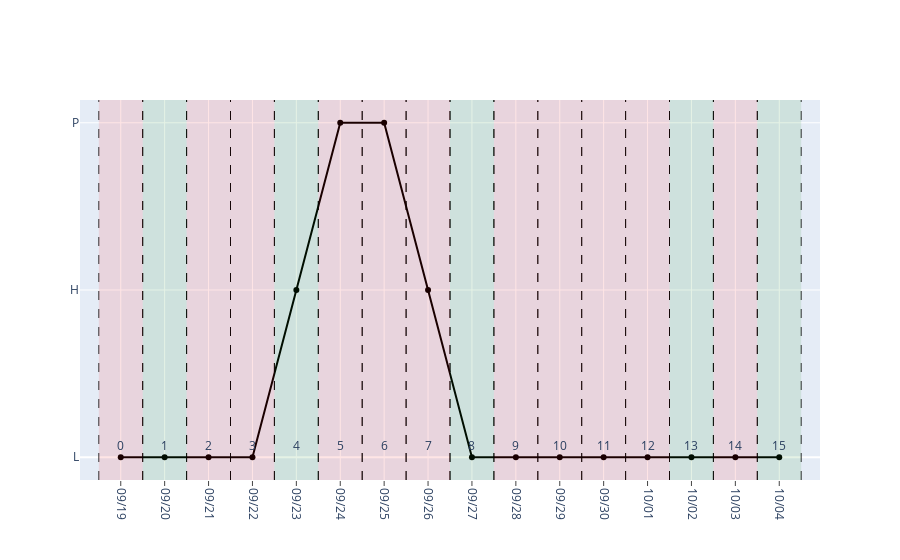

The notebook cell this image was saved under:
### Code cell
fig = go.Figure()

#Add Cycle Count. Pandas not supported
dates = dfsTemp[0]['Record Date'].tolist()
text = dfsTemp[0]['Cycle Count'].tolist()
for i in range(len(dates)):
    fig.add_annotation(x=dates[i], y=0,
            text=text[i],
            showarrow=False,
            arrowhead=1,
            yshift=12)

color = dfsTemp[0]['Green Day'].tolist()
for i in range(len(dates)):
    startRect = datetime.datetime.strptime(dates[i], '%Y-%m-%d')
    startRect = startRect - datetime.timedelta(days=0.5)
    startRect = startRect.strftime('%Y-%m-%d %H:%M')
    
    endRect = datetime.datetime.strptime(dates[i], '%Y-%m-%d')
    endRect = endRect + datetime.timedelta(days=0.5)
    endRect = endRect.strftime('%Y-%m-%d %H:%M')
    
    
    fig.add_vline(x=startRect, line_width=1, line_dash="dash", line_color="black", opacity=0.8)
    fig.add_vline(x=endRect, line_width=1, line_dash="dash", line_color="black", opacity=0.8)
    
    if color[i] == 0:
        fig.add_vrect(x0=startRect, x1=endRect, line_width=0, fillcolor="red", opacity=0.1)
    else:
        fig.add_vrect(x0=startRect, x1=endRect, line_width=0, fillcolor="green", opacity=0.1)
 

fig.add_trace(go.Scatter(x=dfsTemp[0]['Record Date'],
                         y=dfsTemp[0]['Monitor'],
                         mode='lines+markers',
                         line_color='black'))


fig.update_xaxes(
    tickformat='%m/%d',
    tickangle = 90,
    dtick=86400000, #dticks is in milliseconds
    ticks='outside',
    tickson='boundaries')

fig.update_yaxes(
    nticks=3,
    showticklabels=True,
    ticktext=['L', 'H', 'P'],
    tickvals=[0, 1, 2]
)
              
fig.show()

### Figure 1 — Plotly figure (JSON) as saved in the notebook; plotly's stock layout.template omitted (floating-point values rounded to 4 significant figures)
{"data": [{"line": {"color": "black"}, "mode": "lines+markers", "type": "scatter", "x": ["2022-10-04", "2022-10-03", "2022-10-02", "2022-10-01", "2022-09-30", "2022-09-29", "2022-09-28", "2022-09-27", "2022-09-26", "2022-09-25", "2022-09-24", "2022-09-23", "2022-09-22", "2022-09-21", "2022-09-20", "2022-09-19"], "y": [0, 0, 0, 0, 0, 0, 0, 0, 1, 2, 2, 1, 0, 0, 0, 0]}], "layout": {"annotations": [{"arrowhead": 1, "showarrow": false, "text": "15", "x": "2022-10-04", "y": 0, "yshift": 12}, {"arrowhead": 1, "showarrow": false, "text": "14", "x": "2022-10-03", "y": 0, "yshift": 12}, {"arrowhead": 1, "showarrow": false, "text": "13", "x": "2022-10-02", "y": 0, "yshift": 12}, {"arrowhead": 1, "showarrow": false, "text": "12", "x": "2022-10-01", "y": 0, "yshift": 12}, {"arrowhead": 1, "showarrow": false, "text": "11", "x": "2022-09-30", "y": 0, "yshift": 12}, {"arrowhead": 1, "showarrow": false, "text": "10", "x": "2022-09-29", "y": 0, "yshift": 12}, {"arrowhead": 1, "showarrow": false, "text": "9", "x": "2022-09-28", "y": 0, "yshift": 12}, {"arrowhead": 1, "showarrow": false, "text": "8", "x": "2022-09-27", "y": 0, "yshift": 12}, {"arrowhead": 1, "showarrow": false, "text": "7", "x": "2022-09-26", "y": 0, "yshift": 12}, {"arrowhead": 1, "showarrow": false, "text": "6", "x": "2022-09-25", "y": 0, "yshift": 12}, {"arrowhead": 1, "showarrow": false, "text": "5", "x": "2022-09-24", "y": 0, "yshift": 12}, {"arrowhead": 1, "showarrow": false, "text": "4", "x": "2022-09-23", "y": 0, "yshift": 12}, {"arrowhead": 1, "showarrow": false, "text": "3", "x": "2022-09-22", "y": 0, "yshift": 12}, {"arrowhead": 1, "showarrow": false, "text": "2", "x": "2022-09-21", "y": 0, "yshift": 12}, {"arrowhead": 1, "showarrow": false, "text": "1", "x": "2022-09-20", "y": 0, "yshift": 12}, {"arrowhead": 1, "showarrow": false, "text": "0", "x": "2022-09-19", "y": 0, "yshift": 12}], "autosize": true, "shapes": [{"line": {"color": "black", "dash": "dash", "width": 1}, "opacity": 0.8, "type": "line", "x0": "2022-10-03 12:00", "x1": "2022-10-03 12:00", "xref": "x", "y0": 0, "y1": 1, "yref": "y domain"}, {"line": {"color": "black", "dash": "dash", "width": 1}, "opacity": 0.8, "type": "line", "x0": "2022-10-04 12:00", "x1": "2022-10-04 12:00", "xref": "x", "y0": 0, "y1": 1, "yref": "y domain"}, {"fillcolor": "green", "line": {"width": 0}, "opacity": 0.1, "type": "rect", "x0": "2022-10-03 12:00", "x1": "2022-10-04 12:00", "xref": "x", "y0": 0, "y1": 1, "yref": "y domain"}, {"line": {"color": "black", "dash": "dash", "width": 1}, "opacity": 0.8, "type": "line", "x0": "2022-10-02 12:00", "x1": "2022-10-02 12:00", "xref": "x", "y0": 0, "y1": 1, "yref": "y domain"}, {"line": {"color": "black", "dash": "dash", "width": 1}, "opacity": 0.8, "type": "line", "x0": "2022-10-03 12:00", "x1": "2022-10-03 12:00", "xref": "x", "y0": 0, "y1": 1, "yref": "y domain"}, {"fillcolor": "red", "line": {"width": 0}, "opacity": 0.1, "type": "rect", "x0": "2022-10-02 12:00", "x1": "2022-10-03 12:00", "xref": "x", "y0": 0, "y1": 1, "yref": "y domain"}, {"line": {"color": "black", "dash": "dash", "width": 1}, "opacity": 0.8, "type": "line", "x0": "2022-10-01 12:00", "x1": "2022-10-01 12:00", "xref": "x", "y0": 0, "y1": 1, "yref": "y domain"}, {"line": {"color": "black", "dash": "dash", "width": 1}, "opacity": 0.8, "type": "line", "x0": "2022-10-02 12:00", "x1": "2022-10-02 12:00", "xref": "x", "y0": 0, "y1": 1, "yref": "y domain"}, {"fillcolor": "green", "line": {"width": 0}, "opacity": 0.1, "type": "rect", "x0": "2022-10-01 12:00", "x1": "2022-10-02 12:00", "xref": "x", "y0": 0, "y1": 1, "yref": "y domain"}, {"line": {"color": "black", "dash": "dash", "width": 1}, "opacity": 0.8, "type": "line", "x0": "2022-09-30 12:00", "x1": "2022-09-30 12:00", "xref": "x", "y0": 0, "y1": 1, "yref": "y domain"}, {"line": {"color": "black", "dash": "dash", "width": 1}, "opacity": 0.8, "type": "line", "x0": "2022-10-01 12:00", "x1": "2022-10-01 12:00", "xref": "x", "y0": 0, "y1": 1, "yref": "y domain"}, {"fillcolor": "red", "line": {"width": 0}, "opacity": 0.1, "type": "rect", "x0": "2022-09-30 12:00", "x1": "2022-10-01 12:00", "xref": "x", "y0": 0, "y1": 1, "yref": "y domain"}, {"line": {"color": "black", "dash": "dash", "width": 1}, "opacity": 0.8, "type": "line", "x0": "2022-09-29 12:00", "x1": "2022-09-29 12:00", "xref": "x", "y0": 0, "y1": 1, "yref": "y domain"}, {"line": {"color": "black", "dash": "dash", "width": 1}, "opacity": 0.8, "type": "line", "x0": "2022-09-30 12:00", "x1": "2022-09-30 12:00", "xref": "x", "y0": 0, "y1": 1, "yref": "y domain"}, {"fillcolor": "red", "line": {"width": 0}, "opacity": 0.1, "type": "rect", "x0": "2022-09-29 12:00", "x1": "2022-09-30 12:00", "xref": "x", "y0": 0, "y1": 1, "yref": "y domain"}, {"line": {"color": "black", "dash": "dash", "width": 1}, "opacity": 0.8, "type": "line", "x0": "2022-09-28 12:00", "x1": "2022-09-28 12:00", "xref": "x", "y0": 0, "y1": 1, "yref": "y domain"}, {"line": {"color": "black", "dash": "dash", "width": 1}, "opacity": 0.8, "type": "line", "x0": "2022-09-29 12:00", "x1": "2022-09-29 12:00", "xref": "x", "y0": 0, "y1": 1, "yref": "y domain"}, {"fillcolor": "red", "line": {"width": 0}, "opacity": 0.1, "type": "rect", "x0": "2022-09-28 12:00", "x1": "2022-09-29 12:00", "xref": "x", "y0": 0, "y1": 1, "yref": "y domain"}, {"line": {"color": "black", "dash": "dash", "width": 1}, "opacity": 0.8, "type": "line", "x0": "2022-09-27 12:00", "x1": "2022-09-27 12:00", "xref": "x", "y0": 0, "y1": 1, "yref": "y domain"}, {"line": {"color": "black", "dash": "dash", "width": 1}, "opacity": 0.8, "type": "line", "x0": "2022-09-28 12:00", "x1": "2022-09-28 12:00", "xref": "x", "y0": 0, "y1": 1, "yref": "y domain"}, {"fillcolor": "red", "line": {"width": 0}, "opacity": 0.1, "type": "rect", "x0": "2022-09-27 12:00", "x1": "2022-09-28 12:00", "xref": "x", "y0": 0, "y1": 1, "yref": "y domain"}, {"line": {"color": "black", "dash": "dash", "width": 1}, "opacity": 0.8, "type": "line", "x0": "2022-09-26 12:00", "x1": "2022-09-26 12:00", "xref": "x", "y0": 0, "y1": 1, "yref": "y domain"}, {"line": {"color": "black", "dash": "dash", "width": 1}, "opacity": 0.8, "type": "line", "x0": "2022-09-27 12:00", "x1": "2022-09-27 12:00", "xref": "x", "y0": 0, "y1": 1, "yref": "y domain"}, {"fillcolor": "green", "line": {"width": 0}, "opacity": 0.1, "type": "rect", "x0": "2022-09-26 12:00", "x1": "2022-09-27 12:00", "xref": "x", "y0": 0, "y1": 1, "yref": "y domain"}, {"line": {"color": "black", "dash": "dash", "width": 1}, "opacity": 0.8, "type": "line", "x0": "2022-09-25 12:00", "x1": "2022-09-25 12:00", "xref": "x", "y0": 0, "y1": 1, "yref": "y domain"}, {"line": {"color": "black", "dash": "dash", "width": 1}, "opacity": 0.8, "type": "line", "x0": "2022-09-26 12:00", "x1": "2022-09-26 12:00", "xref": "x", "y0": 0, "y1": 1, "yref": "y domain"}, {"fillcolor": "red", "line": {"width": 0}, "opacity": 0.1, "type": "rect", "x0": "2022-09-25 12:00", "x1": "2022-09-26 12:00", "xref": "x", "y0": 0, "y1": 1, "yref": "y domain"}, {"line": {"color": "black", "dash": "dash", "width": 1}, "opacity": 0.8, "type": "line", "x0": "2022-09-24 12:00", "x1": "2022-09-24 12:00", "xref": "x", "y0": 0, "y1": 1, "yref": "y domain"}, {"line": {"color": "black", "dash": "dash", "width": 1}, "opacity": 0.8, "type": "line", "x0": "2022-09-25 12:00", "x1": "2022-09-25 12:00", "xref": "x", "y0": 0, "y1": 1, "yref": "y domain"}, {"fillcolor": "red", "line": {"width": 0}, "opacity": 0.1, "type": "rect", "x0": "2022-09-24 12:00", "x1": "2022-09-25 12:00", "xref": "x", "y0": 0, "y1": 1, "yref": "y domain"}, {"line": {"color": "black", "dash": "dash", "width": 1}, "opacity": 0.8, "type": "line", "x0": "2022-09-23 12:00", "x1": "2022-09-23 12:00", "xref": "x", "y0": 0, "y1": 1, "yref": "y domain"}, {"line": {"color": "black", "dash": "dash", "width": 1}, "opacity": 0.8, "type": "line", "x0": "2022-09-24 12:00", "x1": "2022-09-24 12:00", "xref": "x", "y0": 0, "y1": 1, "yref": "y domain"}, {"fillcolor": "red", "line": {"width": 0}, "opacity": 0.1, "type": "rect", "x0": "2022-09-23 12:00", "x1": "2022-09-24 12:00", "xref": "x", "y0": 0, "y1": 1, "yref": "y domain"}, {"line": {"color": "black", "dash": "dash", "width": 1}, "opacity": 0.8, "type": "line", "x0": "2022-09-22 12:00", "x1": "2022-09-22 12:00", "xref": "x", "y0": 0, "y1": 1, "yref": "y domain"}, {"line": {"color": "black", "dash": "dash", "width": 1}, "opacity": 0.8, "type": "line", "x0": "2022-09-23 12:00", "x1": "2022-09-23 12:00", "xref": "x", "y0": 0, "y1": 1, "yref": "y domain"}, {"fillcolor": "green", "line": {"width": 0}, "opacity": 0.1, "type": "rect", "x0": "2022-09-22 12:00", "x1": "2022-09-23 12:00", "xref": "x", "y0": 0, "y1": 1, "yref": "y domain"}, {"line": {"color": "black", "dash": "dash", "width": 1}, "opacity": 0.8, "type": "line", "x0": "2022-09-21 12:00", "x1": "2022-09-21 12:00", "xref": "x", "y0": 0, "y1": 1, "yref": "y domain"}, {"line": {"color": "black", "dash": "dash", "width": 1}, "opacity": 0.8, "type": "line", "x0": "2022-09-22 12:00", "x1": "2022-09-22 12:00", "xref": "x", "y0": 0, "y1": 1, "yref": "y domain"}, {"fillcolor": "red", "line": {"width": 0}, "opacity": 0.1, "type": "rect", "x0": "2022-09-21 12:00", "x1": "2022-09-22 12:00", "xref": "x", "y0": 0, "y1": 1, "yref": "y domain"}, {"line": {"color": "black", "dash": "dash", "width": 1}, "opacity": 0.8, "type": "line", "x0": "2022-09-20 12:00", "x1": "2022-09-20 12:00", "xref": "x", "y0": 0, "y1": 1, "yref": "y domain"}, {"line": {"color": "black", "dash": "dash", "width": 1}, "opacity": 0.8, "type": "line", "x0": "2022-09-21 12:00", "x1": "2022-09-21 12:00", "xref": "x", "y0": 0, "y1": 1, "yref": "y domain"}, {"fillcolor": "red", "line": {"width": 0}, "opacity": 0.1, "type": "rect", "x0": "2022-09-20 12:00", "x1": "2022-09-21 12:00", "xref": "x", "y0": 0, "y1": 1, "yref": "y domain"}, {"line": {"color": "black", "dash": "dash", "width": 1}, "opacity": 0.8, "type": "line", "x0": "2022-09-19 12:00", "x1": "2022-09-19 12:00", "xref": "x", "y0": 0, "y1": 1, "yref": "y domain"}, {"line": {"color": "black", "dash": "dash", "width": 1}, "opacity": 0.8, "type": "line", "x0": "2022-09-20 12:00", "x1": "2022-09-20 12:00", "xref": "x", "y0": 0, "y1": 1, "yref": "y domain"}, {"fillcolor": "green", "line": {"width": 0}, "opacity": 0.1, "type": "rect", "x0": "2022-09-19 12:00", "x1": "2022-09-20 12:00", "xref": "x", "y0": 0, "y1": 1, "yref": "y domain"}, {"line": {"color": "black", "dash": "dash", "width": 1}, "opacity": 0.8, "type": "line", "x0": "2022-09-18 12:00", "x1": "2022-09-18 12:00", "xref": "x", "y0": 0, "y1": 1, "yref": "y domain"}, {"line": {"color": "black", "dash": "dash", "width": 1}, "opacity": 0.8, "type": "line", "x0": "2022-09-19 12:00", "x1": "2022-09-19 12:00", "xref": "x", "y0": 0, "y1": 1, "yref": "y domain"}, {"fillcolor": "red", "line": {"width": 0}, "opacity": 0.1, "type": "rect", "x0": "2022-09-18 12:00", "x1": "2022-09-19 12:00", "xref": "x", "y0": 0, "y1": 1, "yref": "y domain"}], "xaxis": {"autorange": true, "dtick": 86400000, "range": ["2022-09-18 02:11:44.1501", "2022-10-04 21:48:15.8499"], "tickangle": 90, "tickformat": "%m/%d", "ticks": "outside", "tickson": "boundaries", "type": "date"}, "yaxis": {"autorange": true, "nticks": 3, "range": [-0.165, 2.165], "showticklabels": true, "ticktext": ["L", "H", "P"], "tickvals": [0, 1, 2], "type": "linear"}}}
